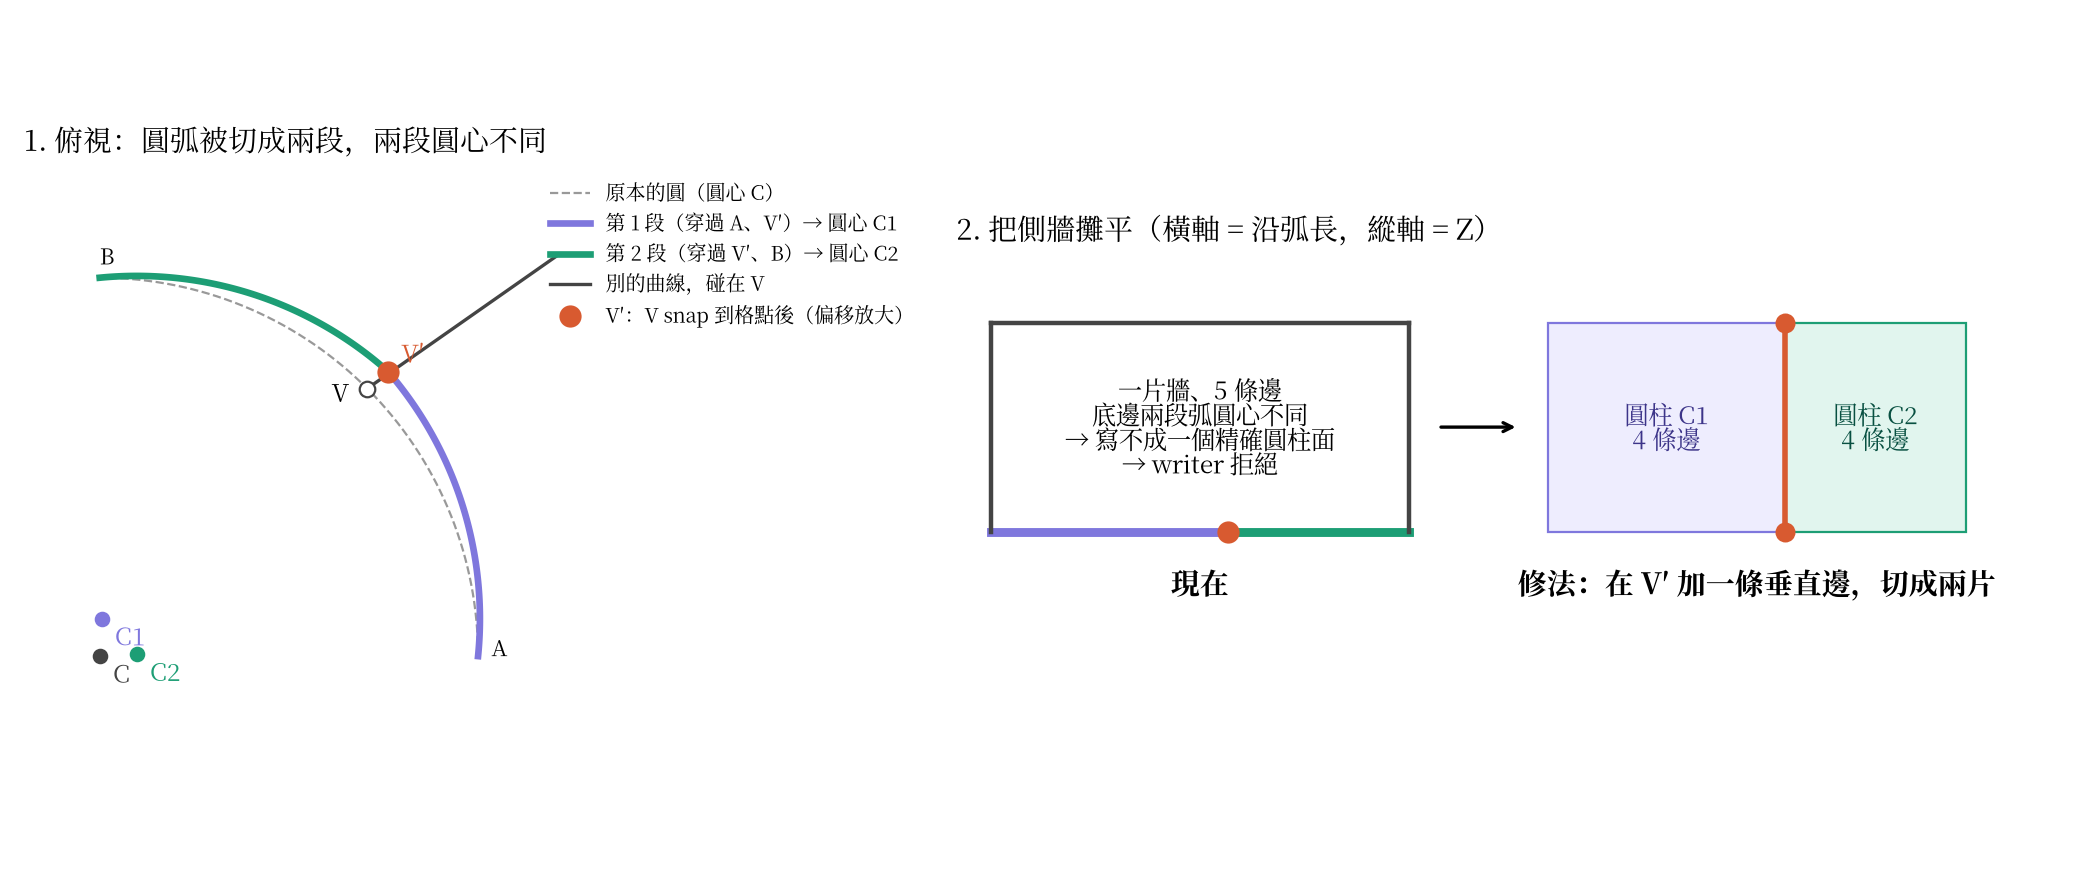

This figure's Python source:
import numpy as np, matplotlib
matplotlib.use("Agg")
import matplotlib.pyplot as plt
from matplotlib.patches import Rectangle
from matplotlib import font_manager as fm
fam=[f.name for f in fm.fontManager.ttflist if "CJK" in f.name and ("TC" in f.name or "SC" in f.name)]
plt.rcParams["font.family"]=fam[0] if fam else "sans-serif"
P,G,R,K="#7F77DD","#1D9E75","#D85A30","#444"
fig,(a1,a2)=plt.subplots(1,2,figsize=(13,5.6),gridspec_kw={"width_ratios":[1,1.15]})
C=np.array([0,0]);r=10
t=np.linspace(0,np.pi/2,200);a1.plot(r*np.cos(t),r*np.sin(t),"--",color="#999",lw=1,label="原本的圓（圓心 C）")
V=np.array([r*np.cos(np.pi/4),r*np.sin(np.pi/4)]);Vp=V+np.array([0.55,0.45])
def arc_through(p,q,rad):
    m=(p+q)/2;d=q-p;L=np.linalg.norm(d);h=np.sqrt(rad**2-(L/2)**2);n=np.array([-d[1],d[0]])/L
    cands=[m+h*n,m-h*n];c=min(cands,key=lambda c:np.linalg.norm(c))
    a=np.arctan2(p[1]-c[1],p[0]-c[0]);b=np.arctan2(q[1]-c[1],q[0]-c[0])
    while b-a>np.pi: b-=2*np.pi
    while a-b>np.pi: b+=2*np.pi
    tt=np.linspace(a,b,100);return c,np.c_[c[0]+rad*np.cos(tt),c[1]+rad*np.sin(tt)]
A=np.array([r,0]);B=np.array([0,r])
c1,arc1=arc_through(A,Vp,r);c2,arc2=arc_through(Vp,B,r)
a1.plot(*arc1.T,color=P,lw=3,label="第 1 段（穿過 A、V′）→ 圓心 C1");a1.plot(*arc2.T,color=G,lw=3,label="第 2 段（穿過 V′、B）→ 圓心 C2")
a1.plot([V[0],V[0]+5],[V[1],V[1]+3.5],color=K,lw=1.5,label="別的曲線，碰在 V")
a1.plot(*V,"o",mfc="white",mec=K,ms=7);a1.plot(*Vp,"o",color=R,ms=9,label="V′：V snap 到格點後（偏移放大）")
for c,col,n in ((C,K,"C"),(c1,P,"C1"),(c2,G,"C2")):
    a1.plot(*c,"o",color=col,ms=6);a1.annotate(n,c,xytext=(6,-12),textcoords="offset points",color=col,fontsize=11)
a1.annotate("V",V,xytext=(-16,-6),textcoords="offset points",fontsize=11);a1.annotate("V′",Vp,xytext=(6,4),textcoords="offset points",color=R,fontsize=11)
a1.annotate("A",A,xytext=(6,0),textcoords="offset points");a1.annotate("B",B,xytext=(0,6),textcoords="offset points")
a1.set_aspect("equal");a1.set_xlim(-2,22);a1.set_ylim(-2,13);a1.axis("off")
a1.set_title("1. 俯視：圓弧被切成兩段，兩段圓心不同",fontsize=13,loc="left")
a1.legend(loc="upper right",fontsize=9,frameon=False)
a2.set_title("2. 把側牆攤平（橫軸 = 沿弧長，縱軸 = Z）",fontsize=13,loc="left")
x0,w,h=0,6,3
a2.add_patch(Rectangle((x0,0),w,h,fill=False,ec="#999",lw=.8))
a2.plot([0,3.4],[0,0],color=P,lw=4);a2.plot([3.4,6],[0,0],color=G,lw=4);a2.plot([0,6],[h,h],color=K,lw=2)
a2.plot([0,0],[0,h],color=K,lw=2);a2.plot([6,6],[0,h],color=K,lw=2);a2.plot(3.4,0,"o",color=R,ms=9)
a2.text(3,1.5,"一片牆、5 條邊\n底邊兩段弧圓心不同\n→ 寫不成一個精確圓柱面\n→ writer 拒絕",ha="center",va="center",fontsize=11)
a2.text(3,-0.9,"現在",ha="center",fontsize=13,fontweight="bold")
a2.annotate("",xy=(7.6,1.5),xytext=(6.4,1.5),arrowprops=dict(arrowstyle="->",lw=1.5))
x1=8
a2.add_patch(Rectangle((x1,0),3.4,h,fc="#EEEDFE",ec=P,lw=1));a2.add_patch(Rectangle((x1+3.4,0),2.6,h,fc="#E1F5EE",ec=G,lw=1))
a2.plot([x1+3.4,x1+3.4],[0,h],color=R,lw=2.5);a2.plot([x1+3.4]*2,[0,h],"o",color=R,ms=8)
a2.text(x1+1.7,1.5,"圓柱 C1\n4 條邊",ha="center",va="center",fontsize=11,color="#3C3489")
a2.text(x1+4.7,1.5,"圓柱 C2\n4 條邊",ha="center",va="center",fontsize=11,color="#085041")
a2.text(x1+3,-0.9,"修法：在 V′ 加一條垂直邊，切成兩片",ha="center",fontsize=13,fontweight="bold")
a2.set_xlim(-0.5,14.5);a2.set_ylim(-1.6,4);a2.set_aspect("equal");a2.axis("off")
fig.tight_layout();fig.savefig("five_edge_wall.png",dpi=160,facecolor="white")
